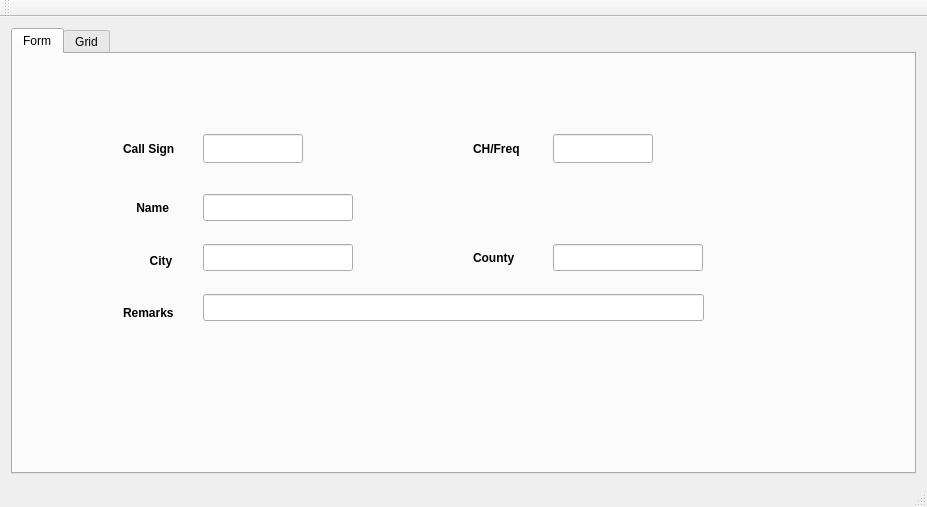
<?xml version="1.0" encoding="UTF-8"?>
<ui version="4.0">
 <class>MainWindow</class>
 <widget class="QMainWindow" name="MainWindow">
  <property name="geometry">
   <rect>
    <x>0</x>
    <y>0</y>
    <width>927</width>
    <height>507</height>
   </rect>
  </property>
  <property name="windowTitle">
   <string>HamstersDB</string>
  </property>
  <widget class="QWidget" name="centralWidget">
   <layout class="QGridLayout" name="gridLayout">
    <item row="0" column="0">
     <widget class="QTabWidget" name="tabWidget">
      <property name="currentIndex">
       <number>0</number>
      </property>
      <widget class="QWidget" name="tab">
       <attribute name="title">
        <string>Form</string>
       </attribute>
       <widget class="QLabel" name="label_10">
        <property name="geometry">
         <rect>
          <x>110</x>
          <y>250</y>
          <width>71</width>
          <height>17</height>
         </rect>
        </property>
        <property name="font">
         <font>
          <weight>75</weight>
          <bold>true</bold>
         </font>
        </property>
        <property name="text">
         <string>Remarks</string>
        </property>
       </widget>
       <widget class="QLineEdit" name="lineEdit_5">
        <property name="geometry">
         <rect>
          <x>540</x>
          <y>190</y>
          <width>150</width>
          <height>27</height>
         </rect>
        </property>
        <property name="maximumSize">
         <size>
          <width>150</width>
          <height>16777215</height>
         </size>
        </property>
       </widget>
       <widget class="QLabel" name="label_8">
        <property name="geometry">
         <rect>
          <x>460</x>
          <y>190</y>
          <width>61</width>
          <height>27</height>
         </rect>
        </property>
        <property name="font">
         <font>
          <weight>75</weight>
          <bold>true</bold>
         </font>
        </property>
        <property name="text">
         <string>County</string>
        </property>
       </widget>
       <widget class="QLineEdit" name="lineEdit_4">
        <property name="geometry">
         <rect>
          <x>190</x>
          <y>190</y>
          <width>150</width>
          <height>27</height>
         </rect>
        </property>
        <property name="maximumSize">
         <size>
          <width>150</width>
          <height>16777215</height>
         </size>
        </property>
       </widget>
       <widget class="QLabel" name="label_7">
        <property name="geometry">
         <rect>
          <x>110</x>
          <y>190</y>
          <width>66</width>
          <height>33</height>
         </rect>
        </property>
        <property name="font">
         <font>
          <weight>75</weight>
          <bold>true</bold>
         </font>
        </property>
        <property name="text">
         <string>        City</string>
        </property>
       </widget>
       <widget class="QLineEdit" name="lineEdit_2">
        <property name="geometry">
         <rect>
          <x>190</x>
          <y>140</y>
          <width>150</width>
          <height>27</height>
         </rect>
        </property>
        <property name="maximumSize">
         <size>
          <width>150</width>
          <height>100</height>
         </size>
        </property>
       </widget>
       <widget class="QLabel" name="label_5">
        <property name="geometry">
         <rect>
          <x>110</x>
          <y>140</y>
          <width>61</width>
          <height>27</height>
         </rect>
        </property>
        <property name="font">
         <font>
          <weight>75</weight>
          <bold>true</bold>
         </font>
        </property>
        <property name="text">
         <string>    Name</string>
        </property>
       </widget>
       <widget class="QLabel" name="label_2">
        <property name="geometry">
         <rect>
          <x>110</x>
          <y>80</y>
          <width>71</width>
          <height>29</height>
         </rect>
        </property>
        <property name="font">
         <font>
          <weight>75</weight>
          <bold>true</bold>
         </font>
        </property>
        <property name="text">
         <string>Call Sign</string>
        </property>
       </widget>
       <widget class="QLineEdit" name="lineEdit">
        <property name="geometry">
         <rect>
          <x>190</x>
          <y>80</y>
          <width>100</width>
          <height>29</height>
         </rect>
        </property>
        <property name="maximumSize">
         <size>
          <width>100</width>
          <height>100</height>
         </size>
        </property>
        <property name="maxLength">
         <number>8</number>
        </property>
       </widget>
       <widget class="QLabel" name="label_3">
        <property name="geometry">
         <rect>
          <x>460</x>
          <y>80</y>
          <width>71</width>
          <height>29</height>
         </rect>
        </property>
        <property name="font">
         <font>
          <weight>75</weight>
          <bold>true</bold>
         </font>
        </property>
        <property name="text">
         <string>CH/Freq</string>
        </property>
       </widget>
       <widget class="QLineEdit" name="lineEdit_3">
        <property name="geometry">
         <rect>
          <x>540</x>
          <y>80</y>
          <width>100</width>
          <height>29</height>
         </rect>
        </property>
        <property name="maximumSize">
         <size>
          <width>100</width>
          <height>100</height>
         </size>
        </property>
        <property name="acceptDrops">
         <bool>false</bool>
        </property>
       </widget>
       <widget class="QLineEdit" name="lineEdit_6">
        <property name="geometry">
         <rect>
          <x>190</x>
          <y>240</y>
          <width>501</width>
          <height>27</height>
         </rect>
        </property>
        <property name="maxLength">
         <number>120</number>
        </property>
       </widget>
      </widget>
      <widget class="QWidget" name="tab_2">
       <attribute name="title">
        <string>Grid</string>
       </attribute>
       <widget class="QTableWidget" name="tableWidget">
        <property name="geometry">
         <rect>
          <x>-1</x>
          <y>1</y>
          <width>921</width>
          <height>421</height>
         </rect>
        </property>
       </widget>
       <widget class="QTableView" name="tableView">
        <property name="geometry">
         <rect>
          <x>40</x>
          <y>20</y>
          <width>256</width>
          <height>192</height>
         </rect>
        </property>
       </widget>
      </widget>
     </widget>
    </item>
   </layout>
  </widget>
  <widget class="QToolBar" name="mainToolBar">
   <attribute name="toolBarArea">
    <enum>TopToolBarArea</enum>
   </attribute>
   <attribute name="toolBarBreak">
    <bool>false</bool>
   </attribute>
  </widget>
  <widget class="QStatusBar" name="statusBar"/>
  <action name="action_Open">
   <property name="text">
    <string>&amp;Open</string>
   </property>
  </action>
  <action name="action_Create">
   <property name="text">
    <string>&amp;Create</string>
   </property>
  </action>
  <action name="actionE_Xit">
   <property name="text">
    <string>e&amp;Xit</string>
   </property>
  </action>
 </widget>
 <layoutdefault spacing="6" margin="11"/>
 <tabstops>
  <tabstop>tabWidget</tabstop>
  <tabstop>lineEdit</tabstop>
  <tabstop>lineEdit_2</tabstop>
  <tabstop>lineEdit_4</tabstop>
  <tabstop>lineEdit_5</tabstop>
  <tabstop>lineEdit_3</tabstop>
  <tabstop>lineEdit_6</tabstop>
  <tabstop>tableWidget</tabstop>
 </tabstops>
 <resources/>
 <connections/>
</ui>
